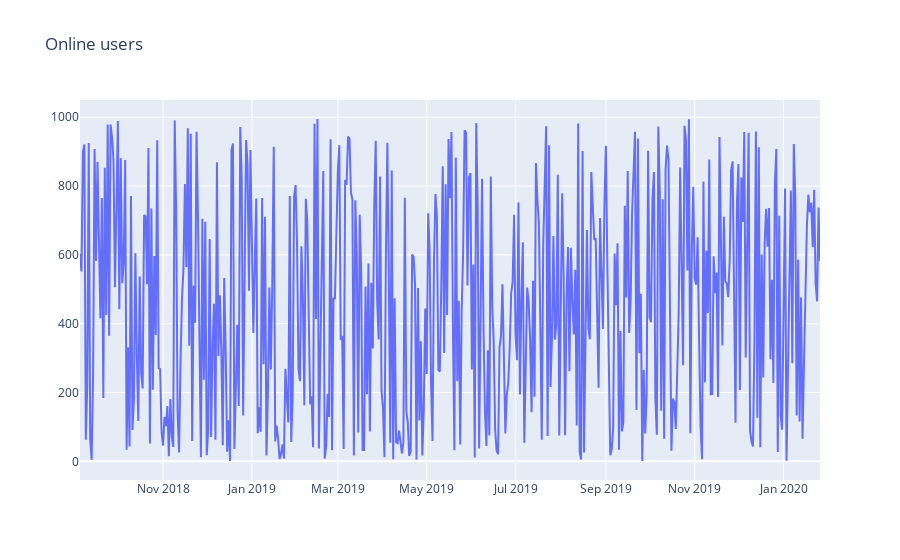

Write notebook code for a chart like this one.
### Code cell
from plotly.offline import download_plotlyjs, init_notebook_mode, plot, iplot
from plotly import graph_objs as go
init_notebook_mode(connected = True)

def plotly_df(df, title = ''):
    data = []

    for column in df.columns:
        trace = go.Scatter(
            x = df.index,
            y = df[column],
            mode = 'lines',
            name = column
        )
        data.append(trace)

    layout = dict(title = title)
    fig = dict(data = data, layout = layout)
    iplot(fig, show_link=False)

plotly_df(sample_v, title = "Online users")

### Figure 1 — Plotly figure (JSON) as saved in the notebook; plotly's stock layout.template omitted (floating-point values rounded to 4 significant figures; data arrays with more than 128 entries replaced by an {"elided": "..."} marker saying what was removed)
{"data": [{"mode": "lines", "name": "value", "type": "scatter", "x": {"elided": "509 str values"}, "y": {"elided": "509 int values"}}], "layout": {"title": {"text": "Online users"}}}
